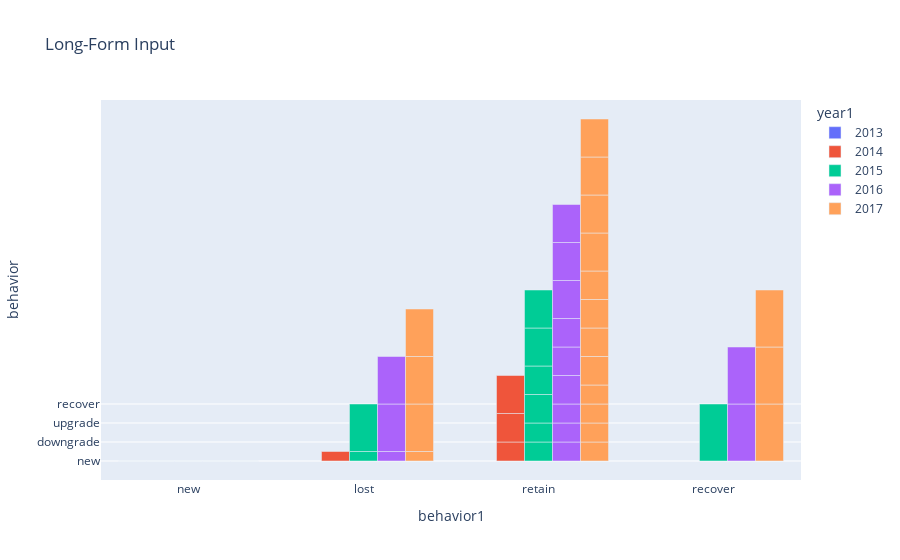

The code cell stored with this chart in its notebook:
### Code cell
fig = px.bar(donor_behavior_grouped, x="behavior1", y="behavior", color="year1", barmode="group", title="Long-Form Input")
fig.show()

### Figure 1 — Plotly figure (JSON) as saved in the notebook; plotly's stock layout.template omitted (floating-point values rounded to 4 significant figures)
{"data": [{"alignmentgroup": "True", "hovertemplate": "year1=2013<br>behavior1=%{x}<br>behavior=%{y}<extra></extra>", "legendgroup": "2013", "marker": {"color": "#636efa"}, "name": "2013", "offsetgroup": "2013", "orientation": "v", "showlegend": true, "textposition": "auto", "type": "bar", "x": ["new"], "xaxis": "x", "y": ["new"], "yaxis": "y"}, {"alignmentgroup": "True", "hovertemplate": "year1=2014<br>behavior1=%{x}<br>behavior=%{y}<extra></extra>", "legendgroup": "2014", "marker": {"color": "#EF553B"}, "name": "2014", "offsetgroup": "2014", "orientation": "v", "showlegend": true, "textposition": "auto", "type": "bar", "x": ["lost", "new", "retain", "retain", "retain"], "xaxis": "x", "y": ["lapse_new", "new", "downgrade", "maintain", "upgrade"], "yaxis": "y"}, {"alignmentgroup": "True", "hovertemplate": "year1=2015<br>behavior1=%{x}<br>behavior=%{y}<extra></extra>", "legendgroup": "2015", "marker": {"color": "#00cc96"}, "name": "2015", "offsetgroup": "2015", "orientation": "v", "showlegend": true, "textposition": "auto", "type": "bar", "x": ["lost", "lost", "new", "recover", "retain", "retain", "retain", "retain", "retain", "retain"], "xaxis": "x", "y": ["lapse_new", "lapse_repeat", "new", "recover", "downgrade", "downgrade", "maintain", "maintain", "upgrade", "upgrade"], "yaxis": "y"}, {"alignmentgroup": "True", "hovertemplate": "year1=2016<br>behavior1=%{x}<br>behavior=%{y}<extra></extra>", "legendgroup": "2016", "marker": {"color": "#ab63fa"}, "name": "2016", "offsetgroup": "2016", "orientation": "v", "showlegend": true, "textposition": "auto", "type": "bar", "x": ["lost", "lost", "lost", "new", "recover", "recover", "retain", "retain", "retain", "retain", "retain", "retain", "retain", "retain", "retain"], "xaxis": "x", "y": ["lapse_new", "lapse_repeat", "lapse_repeat", "new", "recover", "recover", "downgrade", "downgrade", "downgrade", "maintain", "maintain", "maintain", "upgrade", "upgrade", "upgrade"], "yaxis": "y"}, {"alignmentgroup": "True", "hovertemplate": "year1=2017<br>behavior1=%{x}<br>behavior=%{y}<extra></extra>", "legendgroup": "2017", "marker": {"color": "#FFA15A"}, "name": "2017", "offsetgroup": "2017", "orientation": "v", "showlegend": true, "textposition": "auto", "type": "bar", "x": ["lost", "lost", "lost", "lost", "new", "recover", "recover", "recover", "retain", "retain", "retain", "retain", "retain", "retain", "retain", "retain", "retain", "retain", "retain", "retain"], "xaxis": "x", "y": ["lapse_new", "lapse_repeat", "lapse_repeat", "lapse_repeat", "new", "recover", "recover", "recover", "downgrade", "downgrade", "downgrade", "downgrade", "maintain", "maintain", "maintain", "maintain", "upgrade", "upgrade", "upgrade", "upgrade"], "yaxis": "y"}], "layout": {"barmode": "group", "legend": {"title": {"text": "year1"}, "tracegroupgap": 0}, "title": {"text": "Long-Form Input"}, "xaxis": {"anchor": "y", "domain": [0, 1], "title": {"text": "behavior1"}}, "yaxis": {"anchor": "x", "domain": [0, 1], "title": {"text": "behavior"}}}}
